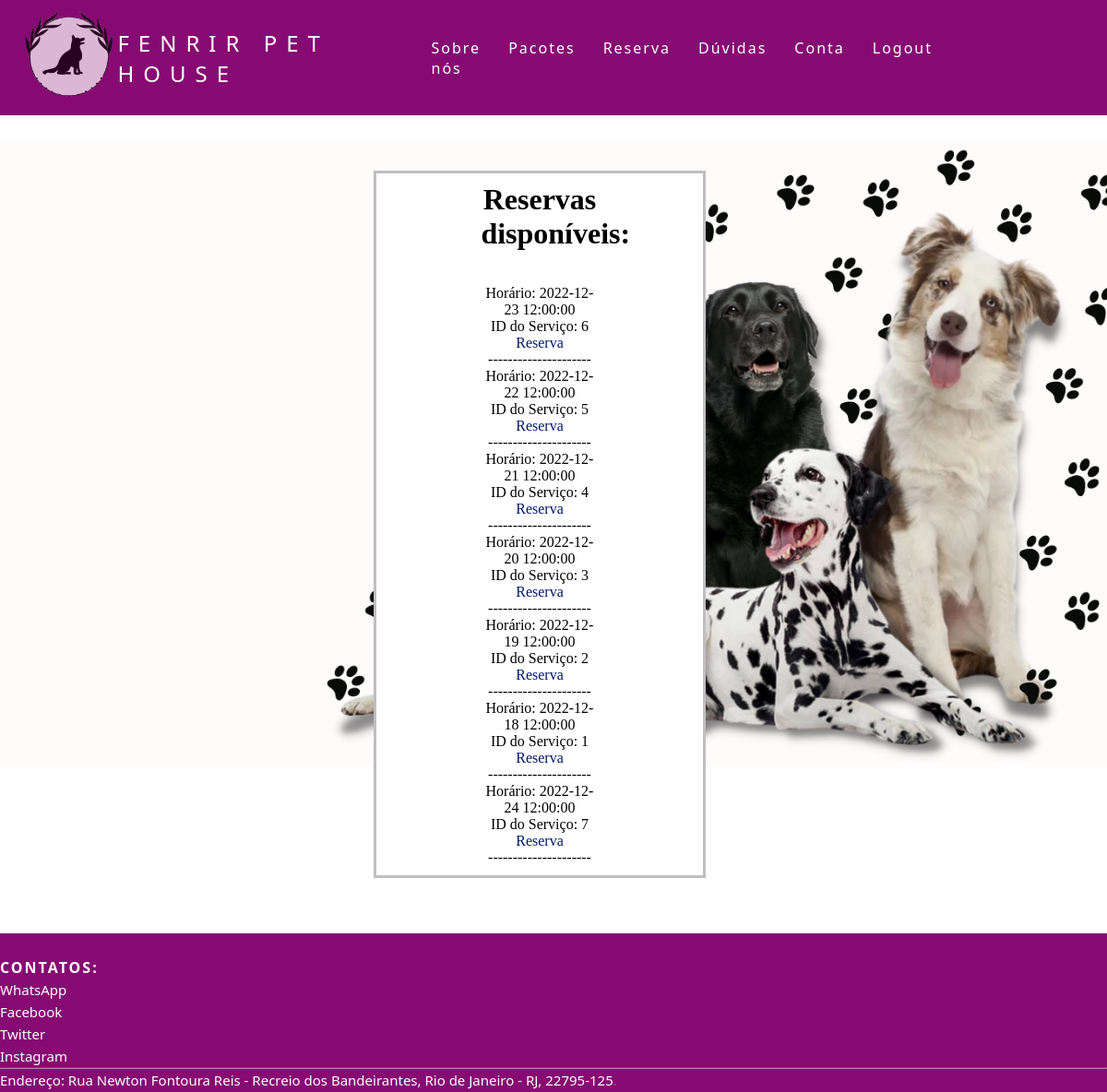
The app's page /agendamento.php with its own data.
### tables this page shows
CREATE TABLE `servico` (
  `idServico` int(11) NOT NULL,
  `agenda_tstamp` datetime NOT NULL DEFAULT CURRENT_TIMESTAMP,
  `plano` varchar(225) NOT NULL,
  `cachorro` varchar(225) NOT NULL,
  `cliente` varchar(225) NOT NULL,
  `agenda_status` tinyint(1) NOT NULL
);

### src/agendamento.php (the view, shortened to what this page needs)
<?php
include "conectauser.inc";
?>
<!DOCTYPE html>
<html lang="pt-br">
  <head>
    <link rel="stylesheet" href="style.css" />
  </head>
  <body>
      <header class="nav">
      <nav>
        <a href="indexlogcliente.php"><img style="margin-left:25px; margin-top:10px; margin-bottom:10px; " src="logo.png" alt="Image" height="100"></a>
        <a class="logo" href="indexlogcliente.php">Fenrir Pet House</a>
        <ul class="nav-list">
          <li><a href="sobrelog.html">Sobre nós</a></li>
          <li><a href="pacoteslog.php">Pacotes</a></li>
          <li><a href="reserva.html">Reserva</a></li>
          <li><a href="duvidaslog.html">Dúvidas</a></li>
          <li><a href="account.html">Conta</a></li>
          <li><a href="logout.php">Logout</a></li>
        </ul>
      </nav>
    </header>
    <body background="capa dogs.png" class="background">
    </body>
    <div class="fenrir-login">
        <form action= "agendar2.php?idservico=<?=$id?>" method="POST" class="form-container">
          <h1>Reservas disponíveis:<br><br></h1>
          <?php
            $sql = "SELECT * FROM servico WHERE agenda_status = 0 ;";
            $res = mysqli_query($mysqli,$sql);
            $linhas = mysqli_num_rows($res);
            for($i = 0; $i < $linhas; $i++){
                $servico = mysqli_fetch_array($res);
                echo "Horário: ".$servico["agenda_tstamp"]."<br>";
                echo "ID do Serviço: ".$servico["idServico"]."<br>";
                echo "<a href='agendar.php?idservico=".$servico["idServico"]."'>
                    Reserva</a><br>";
                echo "---------------------<br>";
            }
          ?>
        </form>
    </div>
   <footer class="site-footer" style="margin-top: 5%;">
        <div class="col-xs-6 col-md-3">
          <h6>Contatos:</h6>
          <ul class="footer-links">
            <li><a href="https://web.whatsapp.com/">WhatsApp</a></li>
            <li><a href="https://www.facebook.com/">Facebook</a></li>
            <li><a href="https://twitter.com/">Twitter</a></li>
            <li><a href="https://www.instagram.com/">Instagram</a></li>
          </ul>
        </div>
      <hr>
    <div class="container">
      <div class="row">
        <div class="col-md-8 col-sm-6 col-xs-12">
          <p class="copyright-text">
       <a href="https://www.google.com/maps/dir//Rua+Newton+Fontoura+Reis+-+Recreio+dos+Bandeirantes+-+R.+Newton+Fontoura+Reis+-+Recreio+dos+Bandeirantes,+Rio+de+Janeiro+-+RJ,+22795-125/@-22.9209579,-43.4968904,11z/data=!4m8!4m7!1m0!1m5!1m1!1s0x9bc3aed259b4ad:0x6383c2f561261060!2m2!1d-43.4660456!2d-23.026394">Endereço: Rua Newton Fontoura Reis - Recreio dos Bandeirantes, Rio de Janeiro - RJ, 22795-125</a>.
          </p>
    </div>
</footer>
  </body>
</html>

### src/style.css (style rules this page uses)
body { width:100%; }
* { margin: 0; padding: 0; }
a { color: #fff; text-decoration: none; transition: 0.3s; }
.logo { font-size: 24px; text-transform: uppercase; letter-spacing: 10px; }
.background { background-size: 100%; margin-bottom: none; background-position-x: 0%; background-position-y: 30%; background-repeat: no-repeat; margin: 0 auto; }
nav { display: flex; justify-content: space-around; align-items: center; font-family: system-ui, -apple-system, Helvetica, Arial, sans-serif; background: #860a72; width: 100%; margin-top: 0; position: relative; }
.nav-list { list-style: none; display: flex; padding-right: 5cm; }
.nav-list li { letter-spacing: 2px; margin-left: 30px; }
.fenrir-login { text-align: center; background-color: rgb(255, 255, 255); position: relative; right: 15px; border: 3px solid rgb(192, 190, 192); z-index: 9; margin-top: 5%; margin-right: 35%; margin-left: 35%; }
.fenrir-login a { color: rgb(0, 25, 107); }
.form-container { max-width: 300px; padding: 10px; background-color: white; padding-left: 3cm; padding-right: 3cm; }
.site-footer { background-color:#860a72; padding:20px 0 1px; font-family: system-ui, -apple-system, Helvetica, Arial, sans-serif; font-size:15px; line-height:24px; color:#737373; margin-top: 35%; position: relative; }
.site-footer hr { border-top-color:#bbb; opacity:0.5 }
.site-footer h6 { color:#fff; font-size:16px; text-transform:uppercase; margin-top:5px; letter-spacing:2px }
.site-footer a { color:#ffffff; font-family: system-ui, -apple-system, Helvetica, Arial, sans-serif; }
.footer-links { padding-left:0; list-style:none }
.footer-links li { display:block }
.footer-links a { color:#ffffff }
.copyright-text { margin:0 }

### records on screen
servico: agenda_tstamp "2022-12-23 12:00:00", idServico "6"
servico: agenda_tstamp "2022-12-22 12:00:00", idServico "5"
servico: agenda_tstamp "2022-12-21 12:00:00", idServico "4"
servico: agenda_tstamp "2022-12-20 12:00:00", idServico "3"
servico: agenda_tstamp "2022-12-19 12:00:00", idServico "2"
servico: agenda_tstamp "2022-12-18 12:00:00", idServico "1"
servico: agenda_tstamp "2022-12-24 12:00:00", idServico "7"
